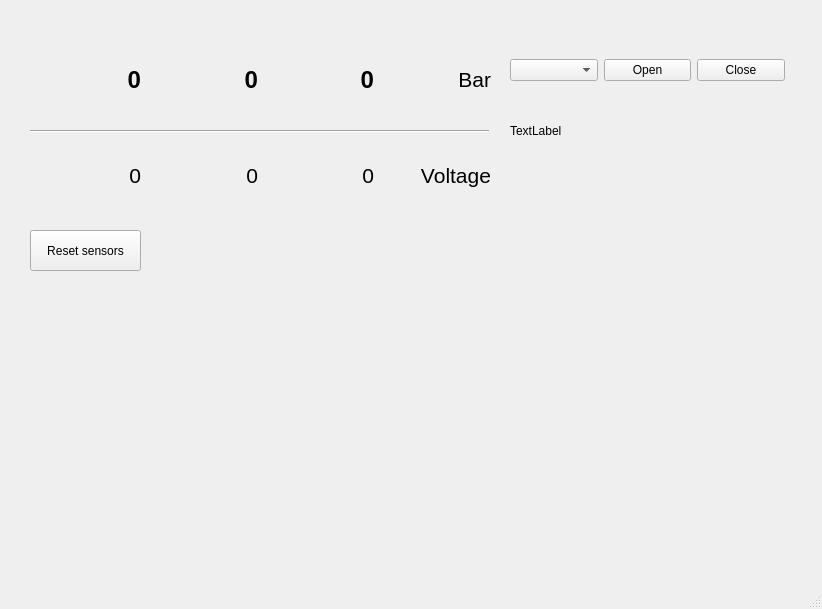
<?xml version="1.0" encoding="UTF-8"?>
<ui version="4.0">
 <class>MainWindow</class>
 <widget class="QMainWindow" name="MainWindow">
  <property name="geometry">
   <rect>
    <x>0</x>
    <y>0</y>
    <width>822</width>
    <height>609</height>
   </rect>
  </property>
  <property name="windowTitle">
   <string>MainWindow</string>
  </property>
  <widget class="QWidget" name="centralwidget">
   <widget class="QLabel" name="label_">
    <property name="enabled">
     <bool>true</bool>
    </property>
    <property name="geometry">
     <rect>
      <x>510</x>
      <y>110</y>
      <width>261</width>
      <height>41</height>
     </rect>
    </property>
    <property name="text">
     <string>TextLabel</string>
    </property>
   </widget>
   <widget class="QWidget" name="horizontalLayoutWidget">
    <property name="geometry">
     <rect>
      <x>510</x>
      <y>30</y>
      <width>275</width>
      <height>80</height>
     </rect>
    </property>
    <layout class="QHBoxLayout" name="horizontalLayout">
     <item>
      <widget class="QComboBox" name="comL"/>
     </item>
     <item>
      <widget class="QPushButton" name="openB">
       <property name="text">
        <string>Open</string>
       </property>
      </widget>
     </item>
     <item>
      <widget class="QPushButton" name="closeB">
       <property name="text">
        <string>Close</string>
       </property>
      </widget>
     </item>
    </layout>
   </widget>
   <widget class="QPushButton" name="resetB">
    <property name="geometry">
     <rect>
      <x>30</x>
      <y>230</y>
      <width>111</width>
      <height>41</height>
     </rect>
    </property>
    <property name="text">
     <string>Reset sensors</string>
    </property>
   </widget>
   <widget class="QWidget" name="horizontalLayoutWidget_2">
    <property name="geometry">
     <rect>
      <x>30</x>
      <y>130</y>
      <width>461</width>
      <height>91</height>
     </rect>
    </property>
    <layout class="QHBoxLayout" name="horizontalLayout_2">
     <item>
      <widget class="QLabel" name="sensor_11">
       <property name="font">
        <font>
         <pointsize>16</pointsize>
        </font>
       </property>
       <property name="text">
        <string>0</string>
       </property>
       <property name="alignment">
        <set>Qt::AlignRight|Qt::AlignTrailing|Qt::AlignVCenter</set>
       </property>
      </widget>
     </item>
     <item>
      <widget class="QLabel" name="sensor_21">
       <property name="font">
        <font>
         <pointsize>16</pointsize>
        </font>
       </property>
       <property name="text">
        <string>0</string>
       </property>
       <property name="alignment">
        <set>Qt::AlignRight|Qt::AlignTrailing|Qt::AlignVCenter</set>
       </property>
      </widget>
     </item>
     <item>
      <widget class="QLabel" name="sensor_31">
       <property name="font">
        <font>
         <pointsize>16</pointsize>
        </font>
       </property>
       <property name="text">
        <string>0</string>
       </property>
       <property name="alignment">
        <set>Qt::AlignRight|Qt::AlignTrailing|Qt::AlignVCenter</set>
       </property>
      </widget>
     </item>
     <item>
      <widget class="QLabel" name="label_8">
       <property name="font">
        <font>
         <pointsize>16</pointsize>
        </font>
       </property>
       <property name="text">
        <string>Voltage</string>
       </property>
       <property name="alignment">
        <set>Qt::AlignRight|Qt::AlignTrailing|Qt::AlignVCenter</set>
       </property>
      </widget>
     </item>
    </layout>
   </widget>
   <widget class="Line" name="line">
    <property name="geometry">
     <rect>
      <x>30</x>
      <y>130</y>
      <width>459</width>
      <height>3</height>
     </rect>
    </property>
    <property name="orientation">
     <enum>Qt::Horizontal</enum>
    </property>
   </widget>
   <widget class="QWidget" name="horizontalLayoutWidget_3">
    <property name="geometry">
     <rect>
      <x>30</x>
      <y>29</y>
      <width>461</width>
      <height>101</height>
     </rect>
    </property>
    <layout class="QHBoxLayout" name="horizontalLayout_3">
     <item>
      <widget class="QLabel" name="sensor_1">
       <property name="font">
        <font>
         <family>Arial</family>
         <pointsize>18</pointsize>
         <weight>75</weight>
         <bold>true</bold>
        </font>
       </property>
       <property name="text">
        <string>0</string>
       </property>
       <property name="alignment">
        <set>Qt::AlignRight|Qt::AlignTrailing|Qt::AlignVCenter</set>
       </property>
      </widget>
     </item>
     <item>
      <widget class="QLabel" name="sensor_2">
       <property name="font">
        <font>
         <family>Arial</family>
         <pointsize>18</pointsize>
         <weight>75</weight>
         <bold>true</bold>
        </font>
       </property>
       <property name="text">
        <string>0</string>
       </property>
       <property name="alignment">
        <set>Qt::AlignRight|Qt::AlignTrailing|Qt::AlignVCenter</set>
       </property>
      </widget>
     </item>
     <item>
      <widget class="QLabel" name="sensor_3">
       <property name="font">
        <font>
         <family>Arial</family>
         <pointsize>18</pointsize>
         <weight>75</weight>
         <bold>true</bold>
        </font>
       </property>
       <property name="text">
        <string>0</string>
       </property>
       <property name="alignment">
        <set>Qt::AlignRight|Qt::AlignTrailing|Qt::AlignVCenter</set>
       </property>
      </widget>
     </item>
     <item>
      <widget class="QLabel" name="label_6">
       <property name="font">
        <font>
         <pointsize>16</pointsize>
        </font>
       </property>
       <property name="text">
        <string>Bar</string>
       </property>
       <property name="alignment">
        <set>Qt::AlignRight|Qt::AlignTrailing|Qt::AlignVCenter</set>
       </property>
      </widget>
     </item>
    </layout>
   </widget>
   <widget class="PlotWidget" name="graph" native="true">
    <property name="geometry">
     <rect>
      <x>30</x>
      <y>290</y>
      <width>751</width>
      <height>261</height>
     </rect>
    </property>
   </widget>
  </widget>
  <widget class="QMenuBar" name="menubar">
   <property name="geometry">
    <rect>
     <x>0</x>
     <y>0</y>
     <width>822</width>
     <height>26</height>
    </rect>
   </property>
  </widget>
  <widget class="QStatusBar" name="statusbar"/>
 </widget>
 <customwidgets>
  <customwidget>
   <class>PlotWidget</class>
   <extends>QWidget</extends>
   <header>pyqtgraph</header>
   <container>1</container>
  </customwidget>
 </customwidgets>
 <resources/>
 <connections/>
</ui>
